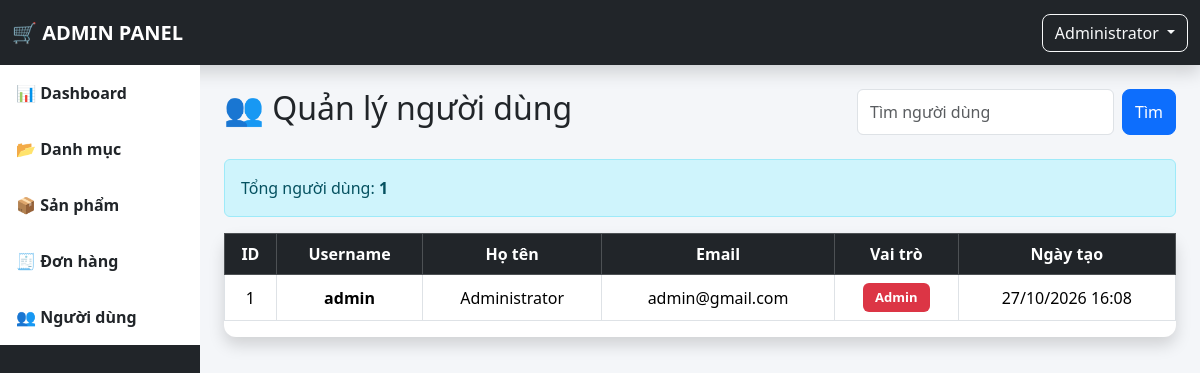
The app's page /admin/user_list.php (signed in) with its own data.
### tables this page shows
CREATE TABLE users (
    id INT AUTO_INCREMENT PRIMARY KEY,
    username VARCHAR(50) NOT NULL UNIQUE,
    password VARCHAR(255) NOT NULL,
    fullname VARCHAR(100) NOT NULL,
    email VARCHAR(100) NOT NULL UNIQUE,
    role ENUM('admin','customer') DEFAULT 'customer',
    created_at TIMESTAMP DEFAULT CURRENT_TIMESTAMP
);

### admin/user_list.php (the view, shortened to what this page needs)
<?php
include 'header.php';
$key="";
$sql="SELECT * FROM users";
$sql.=" ORDER BY id DESC";
$result=$conn->query($sql);
$total=$result->num_rows;
?>
<div class="d-flex justify-content-between mb-4">
<h2>👥 Quản lý người dùng</h2>
<form class="d-flex">
<input
type="text"
name="search"
value="<?= htmlspecialchars($key) ?>"
class="form-control me-2"
placeholder="Tìm người dùng">
<button class="btn btn-primary"> Tìm </button>
</form>
</div>
<div class="alert alert-info"> Tổng người dùng: <strong><?= $total ?></strong> </div>
<div class="card shadow">
<div class="table-responsive">
<table class="table table-hover table-bordered align-middle text-center">
<thead class="table-dark">
<tr>
<th>ID</th>
<th>Username</th>
<th>Họ tên</th>
<th>Email</th>
<th>Vai trò</th>
<th>Ngày tạo</th>
</tr>
</thead>
<tbody>
<?php while($row=$result->fetch_assoc()): ?>
<tr>
<td><?= $row['id'] ?></td>
<td>
<strong> <?= htmlspecialchars($row['username']) ?> </strong>
</td>
<td> <?= htmlspecialchars($row['fullname']) ?> </td>
<td> <?= htmlspecialchars($row['email']) ?> </td>
<td>
<?php
if($row['role']=="admin"){ echo "<span class='badge bg-danger'> Admin </span>";
}else{
echo "<span class='badge bg-success'> Customer </span>";
}
?>
</td>
<td> <?= date("d/m/Y H:i",strtotime($row['created_at'])) ?> </td>
</tr>
<?php endwhile; ?>
</tbody>
</table>
</div>
</div>
<?php include 'footer.php'; ?>

### admin/header.php (shortened to what this page needs)
<?php
require_once "../config/db.php";
$user_id = $_SESSION['user_id'];
$stmt = $conn->prepare("SELECT fullname FROM users WHERE id=?");
$stmt->bind_param("i", $user_id);
$stmt->execute();
$result = $stmt->get_result();
$admin = $result->fetch_assoc();
$fullname = $admin['fullname'] ?? $_SESSION['username'];
?>
<!DOCTYPE html>
<html lang="vi">
<head>
    <link href="https://cdn.jsdelivr.net/npm/bootstrap@5.3.3/dist/css/bootstrap.min.css" rel="stylesheet">
    <link rel="stylesheet" href="../assets/css/admin.css">
</head>
<body>
<nav class="navbar navbar-dark bg-dark shadow">
    <div class="container-fluid">
        <a class="navbar-brand fw-bold" href="index.php"> 🛒 ADMIN PANEL </a>
        <div class="dropdown">
            <button class="btn btn-outline-light dropdown-toggle" data-bs-toggle="dropdown">
                <?= htmlspecialchars($fullname) ?>
            </button>
        </div>
    </div>
</nav>
<div class="container-fluid">
<div class="row">
<div class="col-md-2 bg-dark text-white min-vh-100 p-0">
    <div class="list-group rounded-0">
        <a href="index.php" class="list-group-item list-group-item-action"> 📊 Dashboard </a>
        <a href="category.php" class="list-group-item list-group-item-action"> 📂 Danh mục </a>
        <a href="product-list.php" class="list-group-item list-group-item-action"> 📦 Sản phẩm </a>
        <a href="order.php" class="list-group-item list-group-item-action"> 🧾 Đơn hàng </a>
        <a href="user_list.php" class="list-group-item list-group-item-action"> 👥 Người dùng </a>
    </div>
</div>
<div class="col-md-10 p-4">

### assets/css/admin.css (style rules this page uses)
body { background:#f4f6f9; font-family:Segoe UI; }
.navbar { height:65px; }
.list-group-item { border:none; padding:16px; font-weight:600; }
.card { border:none; border-radius:12px; }
.table th { vertical-align:middle; }
.table td { vertical-align:middle; }
.btn { border-radius:8px; }
.badge { padding:8px 12px; font-size:13px; }

### records on screen
users: fullname "Administrator", id "1", username "admin", email "admin@gmail.com", role "Admin", created_at "27/10/2026 16:08"

### other values on screen
$total "1"
